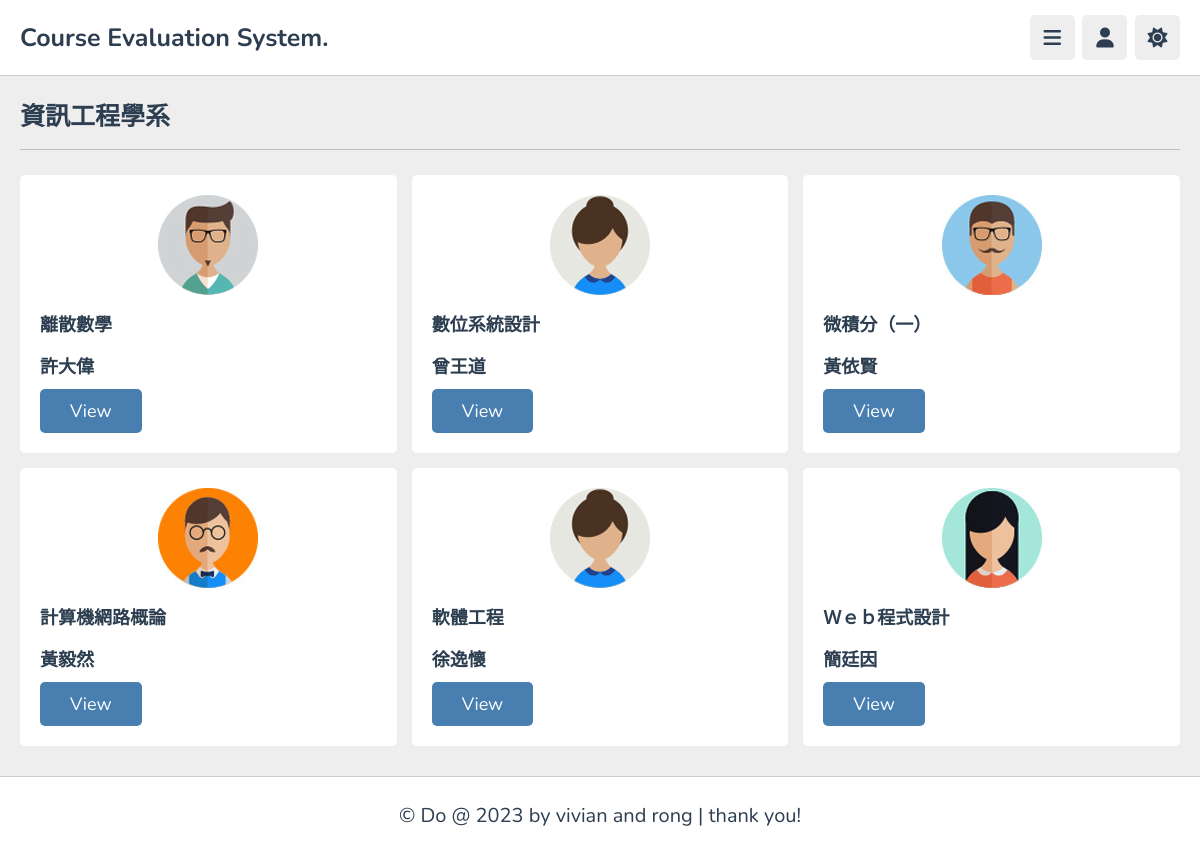
/show/cse.php, run on the app's committed database.
### tables this page shows
CREATE TABLE `course` (
  `course_number` mediumtext NOT NULL,
  `course_name` mediumtext NOT NULL,
  `teacher` mediumtext NOT NULL,
  `department` int(11) NOT NULL,
  `star_1` int(11) NOT NULL,
  `star_2` int(11) NOT NULL,
  `star_3` int(11) NOT NULL,
  `star_4` int(11) NOT NULL,
  `number_of_people` int(255) NOT NULL,
  `course_id` int(11) NOT NULL,
  `time` text NOT NULL
);

### show/cse.php (the view, shortened to what this page needs)
<?php
   include("../database.php");
   $sql = "SELECT * FROM course WHERE department = 1";
   $result = mysqli_query($conn, $sql);
?>
<!DOCTYPE html>
<html lang="en">
<head>
    <link rel="stylesheet" href="https://cdnjs.cloudflare.com/ajax/libs/font-awesome/6.4.0/css/all.min.css">
    <link rel="stylesheet" href="style.css">
</head>
<body>
   <?php include 'header.php'; ?>
   <section class="playlist-videos">
      <h1 class="heading">資訊工程學系</h1>
      <div class="box-container">
         <?php
            foreach ($result as $r){
               $course_id = $r["course_id"];
               $course_name = $r["course_name"];
               $teacher = $r['teacher'];
               $picture_num = rand(1,9);
         ?>
         <a id= <?php echo $course_id; ?> class="box" href="course.php?get_course_id=<?= $course_id;?>" onclick="go_to_course(this)">
            <div class="tutor">
               <img src="images/pic-<?php echo $picture_num; ?>.jpg" alt="">
               <div>
                  <h3 id="course_name<?php echo $course_id; ?>"><?php echo $course_name; ?></h3>
               </div>
            </div>
            <h3 id="teacher<?php echo $course_id; ?>"><?php echo $teacher; ?></h3>
         <div href="#" class="inline-btn">view</div>
         </a>
         <?php
            }
         ?>
      </div>
   </section>
   <?php
      include 'footer.php';
   ?>
</body>
</html>

### show/header.php (shortened to what this page needs)
<header class="header">
    <section class="flex">
        <a href="home.php" class="logo">Course Evaluation System.</a>
        <div class="icons">
            <div id="menu-btn" class="fas fa-bars"></div>
            <div id="user-btn" class="fas fa-user"></div>
            <div id="toggle-btn" class="fas fa-sun"></div>
        </div>
    </section>
</header>

### show/footer.php
<footer class="footer" >
    &copy; Do @ 2023 by <span>vivian and rong</span> | thank you!
</footer>

### show/style.css (style rules this page uses)
:root { --main-color:#487eb0; --red:#e74c3c; --orange:#f39c12; --light-color:#888; --light-bg:#eee; --black:#2c3e50; --white:#fff; --border:.1rem solid rgba(0,0,0,.2); }
* { font-family: 'Nunito', sans-serif; margin:0; padding:0; box-sizing: border-box; outline: none; border:none; text-decoration: none; }
.inline-btn, .inline-option-btn, .inline-delete-btn, .btn, .delete-btn, .option-btn { border-radius: .5rem; color:#fff; font-size: 1.8rem; cursor: pointer; text-transform: capitalize; padding:1rem 3rem; text-align: center; margin-top: 1rem; }
.inline-btn, .inline-option-btn, .inline-delete-btn { display: inline-block; }
.btn, .inline-btn { background-color: var(--main-color); }
html { font-size: 62.5%; overflow-x: hidden; }
body { background-color: var(--light-bg); padding-left: 30rem; }
section { padding:2rem; margin: 0 auto; max-width: 1200px; }
.header { position: sticky; top:0; left:0; right: 0; background-color: var(--white); z-index: 1000; border-bottom: var(--border); }
.header .flex { display: flex; align-items: center; justify-content: space-between; position: relative; padding: 1.5rem 2rem; }
.header .flex .logo { font-size: 2.5rem; color: var(--black); font-weight: bolder; }
.header .flex .icons div { font-size: 2rem; color:var(--black); background-color: var(--light-bg); border-radius: .5rem; height: 4.5rem; width: 4.5rem; line-height: 4.5rem; cursor: pointer; text-align: center; margin-left: .5rem; }
.footer { background-color: var(--white); border-top: var(--border); position: sticky; bottom: 0; left: 0; right: 0; text-align: center; font-size: 2rem; padding:2.5rem 2rem; color:var(--black); margin-top: 1rem; z-index: 1000; }
@media (max-width:1200px) { body { padding-left: 0; } }
.heading { font-size: 2.5rem; color:var(--black); margin-bottom: 2.5rem; border-bottom: var(--border); padding-bottom: 1.5rem; text-transform: capitalize; }
.playlist-videos .box-container { display: grid; grid-template-columns: repeat(auto-fit, minmax(30rem, 1fr)); gap:1.5rem; justify-content: center; align-items: flex-start; }
.playlist-videos .box-container .box { background-color: var(--white); border-radius: .5rem; padding: 2rem; position: relative; }
.playlist-videos .box-container .box img { width: 10rem; height: 10rem; object-fit: cover; border-radius: .5rem; text-align: center; display: block; margin: 0 auto; }
.playlist-videos .box-container .box h3 { margin-top: 1.5rem; font-size: 1.8rem; color: var(--black); }

### data on the page
course: shows a picture, course_name "離散數學", teacher "許大偉"
course: course_name "數位系統設計", teacher "曾王道"
course: shows a picture, course_name "微積分（一）", teacher "黃依賢"
course: shows a picture, course_name "計算機網路概論", teacher "黃毅然"
course: course_name "軟體工程", teacher "徐逸懷"
course: shows a picture, course_name "Ｗｅｂ程式設計", teacher "簡廷因"
